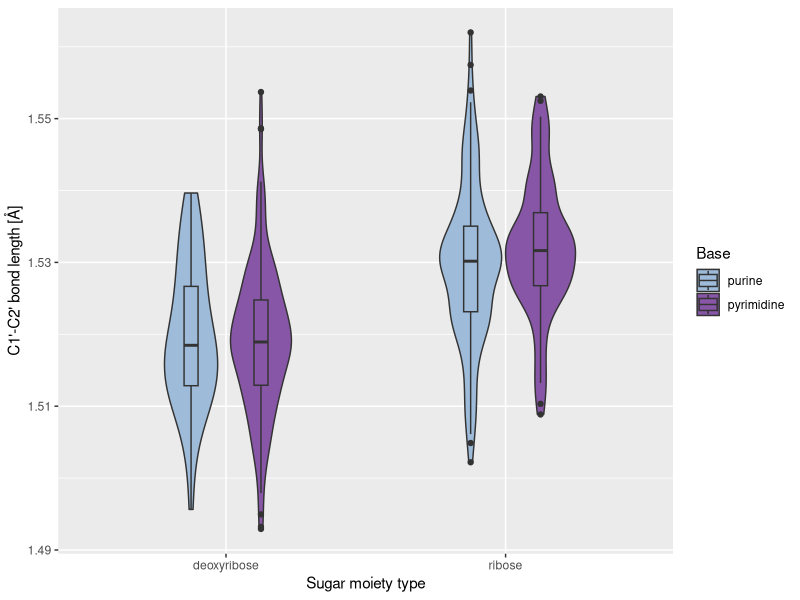
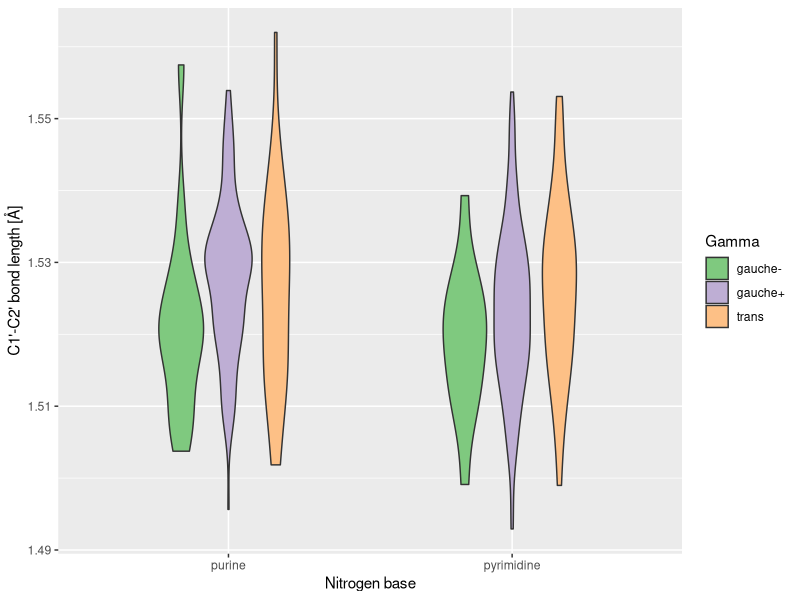

Recreate these plots in R, in order.
library(ggplot2)
library(dplyr)

data = read.csv("Sugars.csv", sep = ",")
#head(data)
#head(filtered_data)

#Prelimenary plot 1: Violin plot + box plot
dodge <- position_dodge(width = 0.5)
ggplot(data, aes_string(x = "Sugar", y = "C1..C2.", fill = "Base")) +
  geom_violin(width = 0.5, position = dodge) +
  geom_boxplot(width = 0.1, position = dodge) +
  theme_gray() +
  xlab( "Sugar moiety type" ) +
  ylab("C1'-C2' bond length [Å]") +
  scale_fill_manual(values= c("#9ebcda", "#8856a7"))

#Some variations:
dodge <- position_dodge(width = 0.5)
ggplot(data, aes_string(x = "Base", y = "C1..C2.", fill = "Gamma")) +
  geom_violin(width = 0.5, position = dodge) +
  xlab("Nitrogen base") +
  ylab("C1'-C2' bond length [Å]") +
  scale_fill_brewer(type="qual", palette = 1)
  #theme_gray()

#dodge <- position_dodge(width = 0.5)
#ggplot(data, aes_string(x = "Sugar", y = "C1..C2.", fill = "Gamma")) +
#  geom_violin(width = 0.5, position = dodge) +
#  geom_boxplot(width = 0.1, position = dodge) +
#  theme_gray()


#Prelimenary plot 0: Scatter plot showing the temperature ~ bond angle.
#ggplot(data = data, aes_string(x = "Temperature", y = "C1..C2..C3.", group = 1)) +
#  geom_point() +
#  xlab("Temperature [°C]") +
#  ylab("C1'-C2'-C3' Bond angle [°]")

#Prelimenary plot 2: temperature ~ bond length
#ggplot(data = data, aes_string(x = "Temperature", y = "C1..C2.", group = 1)) +
#  geom_point() +
#  xlab("Temperature [°C]") +
#  ylab("C1'-C2' Bond length [Å]") +
#  theme_bw()

#for (name in c("C1..C2.", "C2..C3.", "C3..O3.", "C1..O4.",
#               "C2..O2.", "C4..C5.", "C4..O4.", "C5..O5.",
#               "C1..C2..C3.", "C1..C2..O2.", "C1..O4..C4.",
#               "C2..C1..O4.", "C2..C3..C4.", "C2..C3..O3.",
#               "C3..C2..O2.", "C3..C2..O2.", "C3..C4.", "C3..C4..C5.",
#               "C3..C4..O4.", "C4..C3..O3.", "C4..C5..O5.", "C5..C4..O4.")) {
#  print(ggplot(data = data, aes_string(x = "Temperature", y = name, group = 1)) +
#          geom_point() +
#          xlab("Temperature [°C]") +
#          ylab("C1-C2-C3 Bond angle [°]")) }
#Graphs shows that there seem to be no relation between temperature and bond angle/length


#Prelimenary plot 3 histogram + standard distribution
#selected_data <- select(data, "C1..C2..C3.")
#values <- as.numeric(unlist(selected_data))
#n <- length(values)
#binwidth <- 0.3
#ggplot(data, aes_string(x = "C1..C2..C3."), binwidth = binwidth, n = n) +
#  geom_histogram(color = "black", fill = "white", bins = 15, binwidth = binwidth) +
#  stat_function(fun = function(x) dnorm(x, mean = mean(values), sd = sd(values)) * n * binwidth,
#                color = "darkred", size = 0.5) +
#  ylab("Count") +
#  xlab("C1'-C2'-C3' Bond angle [°]")
binwidth <- 0.003
#Prelimenary plot 3 histogram + standard distribution
#selected_data <- select(data, "C1..C2.")
#values <- as.numeric(unlist(selected_data))
#n <- length(values)
#print(values)
#ggplot(data, aes_string(x = "C1..C2."), binwidth = binwidth, n = n) +
#  geom_histogram(color = "black", fill = "white", bins = 25, binwidth = binwidth) +
#  stat_function(fun = function(x) dnorm(x, mean = mean(values), sd = sd(values)) * n * binwidth,
#                color = "darkred", size = 0.5) +
#  ylab("Count") +
#  xlab("C1'-C2' Bond length [Å]")
